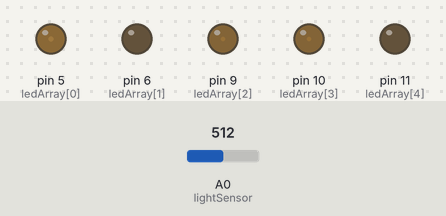
The sketch below on a simulated Arduino Uno, built with avr-gcc and run on an emulated ATmega328P. On the bench: output pins drawn as LEDs (lit = HIGH). The inputs (shaded band) are chosen by the test bench; at power-on: A0 (lightSensor) = 512. Random numbers use the default seed unless the sketch sets one; what the sketch prints to the serial monitor is not drawn.

Above: at 2.1 s.
2.2 s: A0 (lightSensor) set to 529
At 2.65 s:
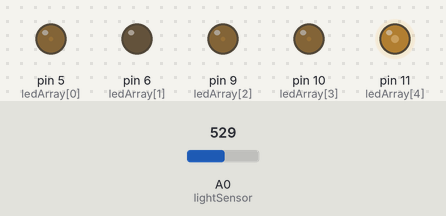
4.6 s: A0 (lightSensor) set to 511
At 7.1 s:
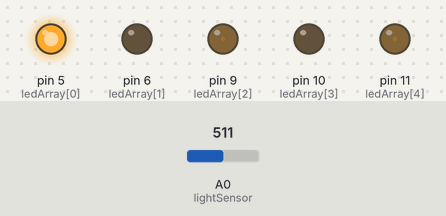
8.0 s: A0 (lightSensor) set to 716
At 9.4 s:
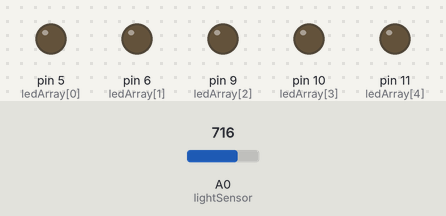
11.4 s: A0 (lightSensor) set to 701
14.8 s: A0 (lightSensor) set to 900
16.8 s: A0 (lightSensor) set to 899
At 18.1 s:
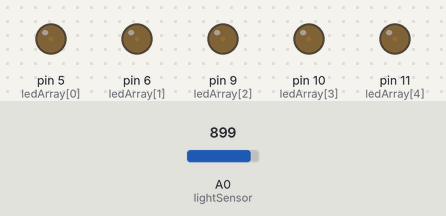
Timing chart, 0 to 19.4 s (numbered marks = the images above; inputs shaded):
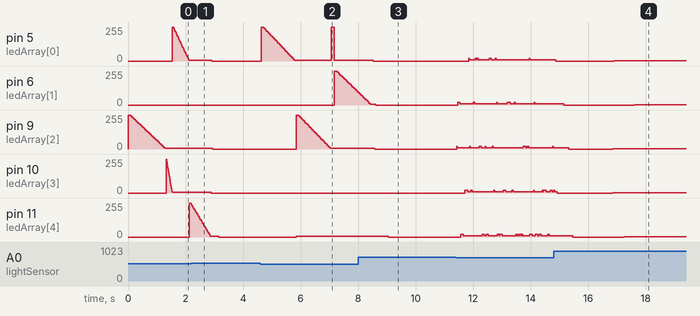

The sketch:

ambient_dress.ino
```cpp
// ambient_dress.ino
int ledArray[]  = {5, 6, 9, 10, 11}; // all of our analog LED pins
int arrayLength = 5;    // length of our array of LED pins for counting
int lightSensor = 0;    // the pin our light sensor is connected to
int sensorValue, high = 0, low = 1023;         // placeholder variable for our sensor value, light min max

void setup(){

    Serial.begin(9600);              // initialize the serial port for debugging
    // initialize our LED pin variables to be output pins. This might not be super necessary or even work but I'm trying it anyway.
    for(int count = 0; count < arrayLength; count ++) {
        pinMode(ledArray[count], OUTPUT);
    }
}

void loop() {
    sensorValue = analogRead(lightSensor);   // get the light reading from the sensor
    int randIndex = random(0, arrayLength);  // get a random index for an LED to light up
    Serial.print(sensorValue);               // output that value to console for debugging
    autoTune();                              // tune our min and max values
    twinkle(ledArray[randIndex], 255-sensorValue);  // twinkle our random LED
}

void autoTune() {
  if (sensorValue < low) {
    low = sensorValue;
  }

  if (sensorValue > high) {
    high = sensorValue;
  }

  sensorValue = map(sensorValue, low, high, 0, 255);
  sensorValue = constrain(sensorValue, 0, 255);
}

int twinkle(int led, int brightness) {
  int randTime = random(0, 50);      // generate a random fade out time
  analogWrite(led, brightness);      // output to LED
  delay(randTime);                   // wait some milliseconds

  // loop over our values to fade out
  for(int fadeValue = brightness ; fadeValue >= 0; fadeValue -=10) {
    analogWrite(led, fadeValue);
    delay(randTime);
  }
}
```

Measured:
- the behaviour switches between 512 and 513 on A0 (lightSensor) (found by bisection; images 0 and 1)
- after the input at 4.6 s, pin 5 (ledArray[0]): ramps from 255/255 to 5/255 and jumps back, once every 2.4 s; pin 11 (ledArray[4]): 0/255 → 5/255 after 1.3 s
- after the input at 8.0 s, pin 11 (ledArray[4]): 5/255 → 0/255 after 1.0 s
- after the input at 16.8 s, pin 5 (ledArray[0]): 0/255 → 1/255 after 0.10 s; pin 6 (ledArray[1]): 0/255 → 1/255 after 0.81 s; pin 9 (ledArray[2]): 0/255 → 1/255 after 0.06 s; pin 10 (ledArray[3]): 0/255 → 1/255 after 0.05 s; pin 11 (ledArray[4]): 0/255 → 1/255 after 0.45 s
